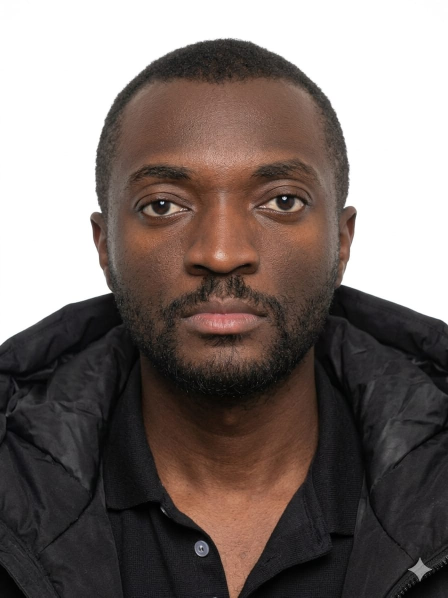
#> input picture scripts/passport_photo.jpeg, 896 x 1195 px (shown at 1/2 size)
$ python img2ascii.py passport_photo.jpeg
#> lines starting #> are read from the running program, lines starting #| are printed output that depends on the picture
#!/usr/bin/env python3
"""
img2ascii.py — convert an image to ASCII art for the terminal portfolio logo.

Run with the project venv (uses scripts/pyproject.toml):

    uv run --project scripts scripts/img2ascii.py path/to/logo.png --width 50
    uv run --project scripts scripts/img2ascii.py path/to/logo.png --width 50 --as-js --out logo.txt

The output is a JS string literal that you paste into data.js, replacing
the hand-coded `LOGO` constant. The site colors the logo via CSS, so the
ASCII just needs to be the right shape.

Notes on rendering:
  - Monospace terminal characters are roughly 2x taller than wide. The
    script compensates with --aspect (default 0.5) so the output looks
    proportional in a terminal font like JetBrains Mono.
  - The character ramp goes from "dark" to "light". For most logos (dark
    mark on transparent/light background), use --invert.
  - --width controls the number of characters across. For the neofetch
    grid, 40-60 chars is a good range; the right column needs ~30-35
    chars of space.
"""

from __future__ import annotations

import argparse
import sys
from pathlib import Path

try:
    from PIL import Image
except ImportError:
    sys.exit(
        "Pillow is required. Install with one of:\n"
        "  uv run --project scripts scripts/img2ascii.py ...\n"
        "  pip install 'Pillow>=10.0'\n"
    )


# 70-char ramp from "lots of ink" to "very little ink".
# Classic and works well for most subjects.
DEFAULT_RAMP = (
    "$@B%8&WM#*oahkbdpqwmZO0QLCJUYXzcvunxrjft/\\|()1{}[]?-_+~<>i!lI;:,\"^`'. "
)

# Simpler 10-char ramp, useful for clean logos.
SIMPLE_RAMP = " .:-=+*#%@"

# Block-character ramp using Unicode (renders nicely in JetBrains Mono).
BLOCK_RAMP = "  ░▒▓█"


def img_to_ascii(
    path: Path,
    width: int = 60,
    ramp: str = DEFAULT_RAMP,
    aspect: float = 0.5,
    invert: bool = False,
    bg: tuple[int, int, int] | None = None,
) -> str:
#> called with width = 60, aspect = 0.5, invert = False, bg = (0, 0, 0)
    img = Image.open(path)
#> img is the input picture: PIL image 896x1195 RGB; mean R, G, B 123, 112.3, 108.5

    # Flatten alpha onto a background colour (default: black, which matches
    # the terminal's --bg-deep, so transparent pixels become the "ink" of
    # the ASCII art).
    if img.mode in ("RGBA", "LA") or (img.mode == "P" and "transparency" in img.info):
        background = Image.new("RGB", img.size, bg or (0, 0, 0))
        background.paste(img, mask=img.convert("RGBA").split()[-1])
        img = background
    else:
        img = img.convert("RGB")

    img = img.convert("L")  # grayscale
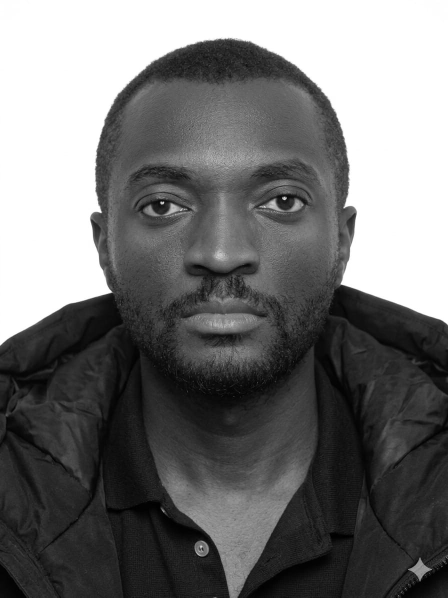
#> img: PIL image 896x1195 L (shown at 1/2 size); min 0, max 255, mean 115.1

    w, h = img.size
#> w = 896; h = 1195
    new_w = max(1, width)
    # Apply aspect correction so the result looks right in a monospace font.
    new_h = max(1, int(h * (new_w / w) * aspect))
#> new_h = 40
    img = img.resize((new_w, new_h), Image.LANCZOS)
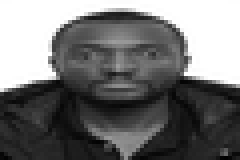
#> img: PIL image 60x40 L (shown 4 times larger); min 0, max 255, mean 114.7

    if invert:
        img = Image.eval(img, lambda v: 255 - v)

    pixels = img.load()
    n = len(ramp)
    lines = []
    for y in range(new_h):
        row = []
        for x in range(new_w):
            v = pixels[x, y]
            # Clamp + map brightness (0..255) to a char index.
            idx = min(n - 1, max(0, int(v / 256 * n)))
            row.append(ramp[idx])
        lines.append("".join(row))
#> after the loop, lines = 40 items
    return "\n".join(lines)


def to_js_literal(art: str, varname: str = "LOGO") -> str:
    # Standard JS double-quoted string escaping. Backticks and single quotes
    # in the source are fine inside "...". The default ramp contains a
    # backslash, which is the only thing that needs escaping here.
    lines = []
    for line in art.split("\n"):
        escaped = line.replace("\\", "\\\\").replace('"', '\\"')
        lines.append(f'  "{escaped}",')
    return f"const {varname} = [\n" + "\n".join(lines) + '\n].join("\\n");'


def main() -> int:
    ap = argparse.ArgumentParser(
        description="Convert an image to ASCII art for the terminal portfolio logo.",
    )
    ap.add_argument("image", type=Path, help="Path to the source image (PNG, JPG, SVG-render, etc.)")
    ap.add_argument(
        "--width",
        type=int,
        default=60,
        help="Output width in characters (default: 60)",
    )
    ap.add_argument(
        "--ramp",
        choices=("default", "simple", "block"),
        default="default",
        help="Character ramp: default (70 chars, classic), simple (10 chars), block (Unicode ░▒▓█)",
    )
    ap.add_argument(
        "--aspect",
        type=float,
        default=0.5,
        help="Vertical squish factor to compensate for terminal char aspect ratio (default: 0.5)",
    )
    ap.add_argument(
        "--invert",
        action="store_true",
        help="Invert brightness (use for dark-on-light source images)",
    )
    ap.add_argument(
        "--bg",
        default="#000000",
        help="Background colour for transparent images (default: #000000)",
    )
    ap.add_argument(
        "--out",
        type=Path,
        help="Write output to this file instead of stdout",
    )
    ap.add_argument(
        "--as-js",
        action="store_true",
        help="Wrap output as a JS const declaration ready to paste into data.js",
    )
    args = ap.parse_args()

    if not args.image.exists():
        sys.exit(f"image not found: {args.image}")

    ramp = {
        "default": DEFAULT_RAMP,
        "simple": SIMPLE_RAMP,
        "block": BLOCK_RAMP,
    }[args.ramp]

    bg_hex = args.bg.lstrip("#")
    bg_rgb = (
        int(bg_hex[0:2], 16),
        int(bg_hex[2:4], 16),
        int(bg_hex[4:6], 16),
    ) if len(bg_hex) == 6 else (0, 0, 0)

    art = img_to_ascii(
        args.image,
        width=args.width,
        ramp=ramp,
        aspect=args.aspect,
        invert=args.invert,
        bg=bg_rgb,
    )

    out = to_js_literal(art) if args.as_js else art

    if args.out:
        args.out.write_text(out + ("\n" if not out.endswith("\n") else ""))
        print(f"wrote {args.out} ({len(art.splitlines())} lines, {args.width} cols)")
    else:
        print(out)
#> (printed output is left out)
    return 0


if __name__ == "__main__":
    raise SystemExit(main())
#> (the program exits here)
